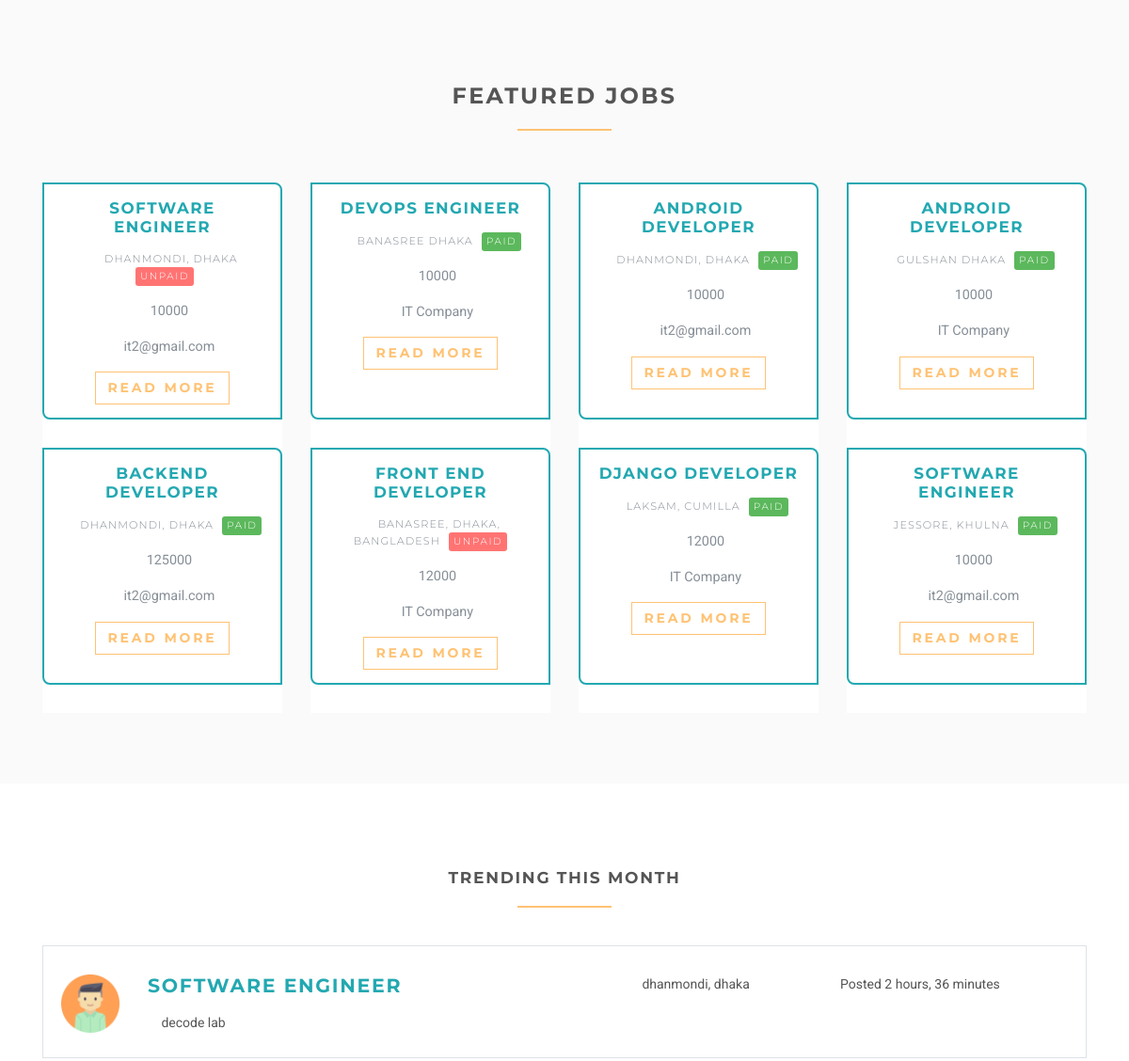
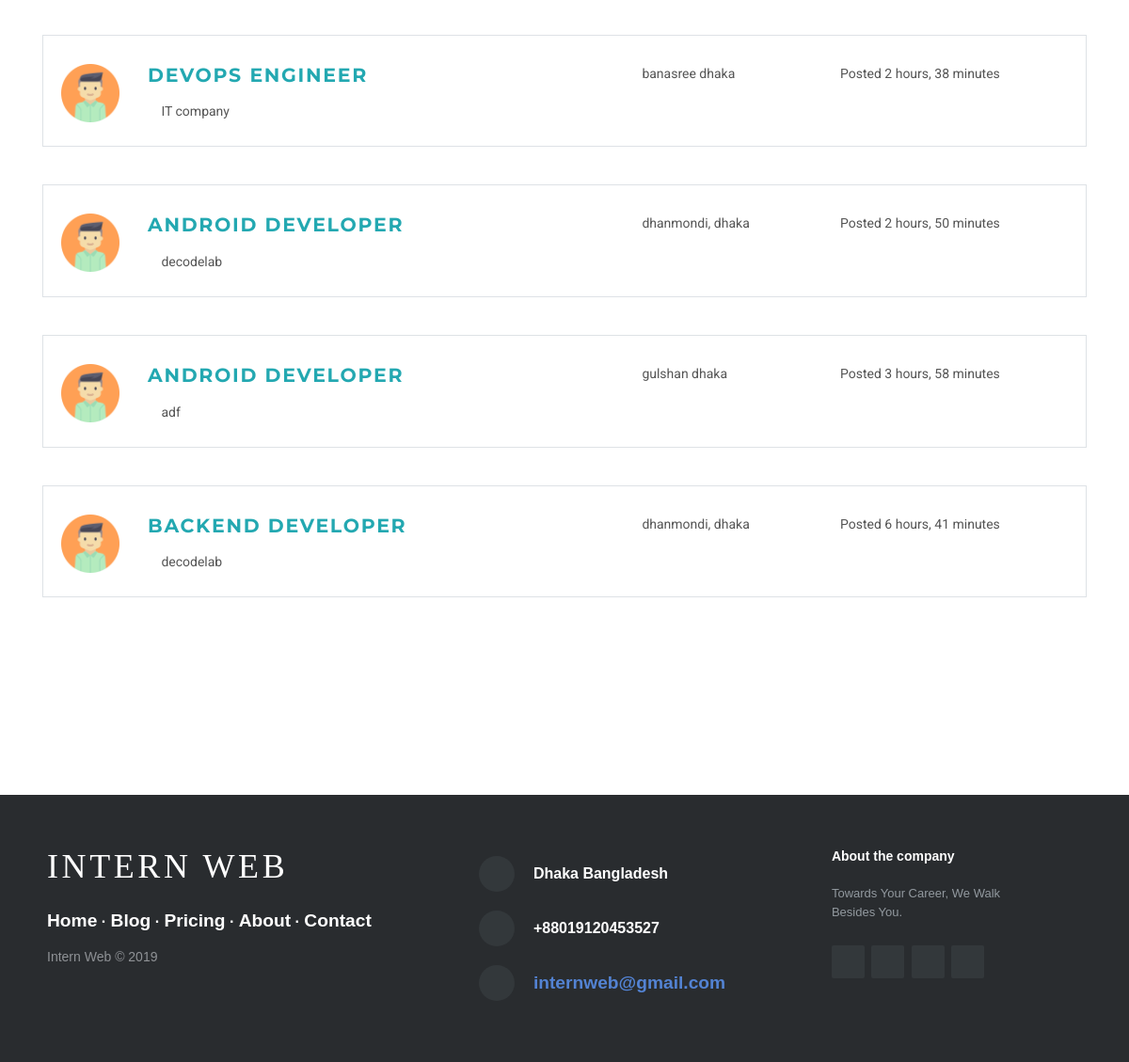
Before: / (lower part) with the older database file (2 pictures, top to bottom).
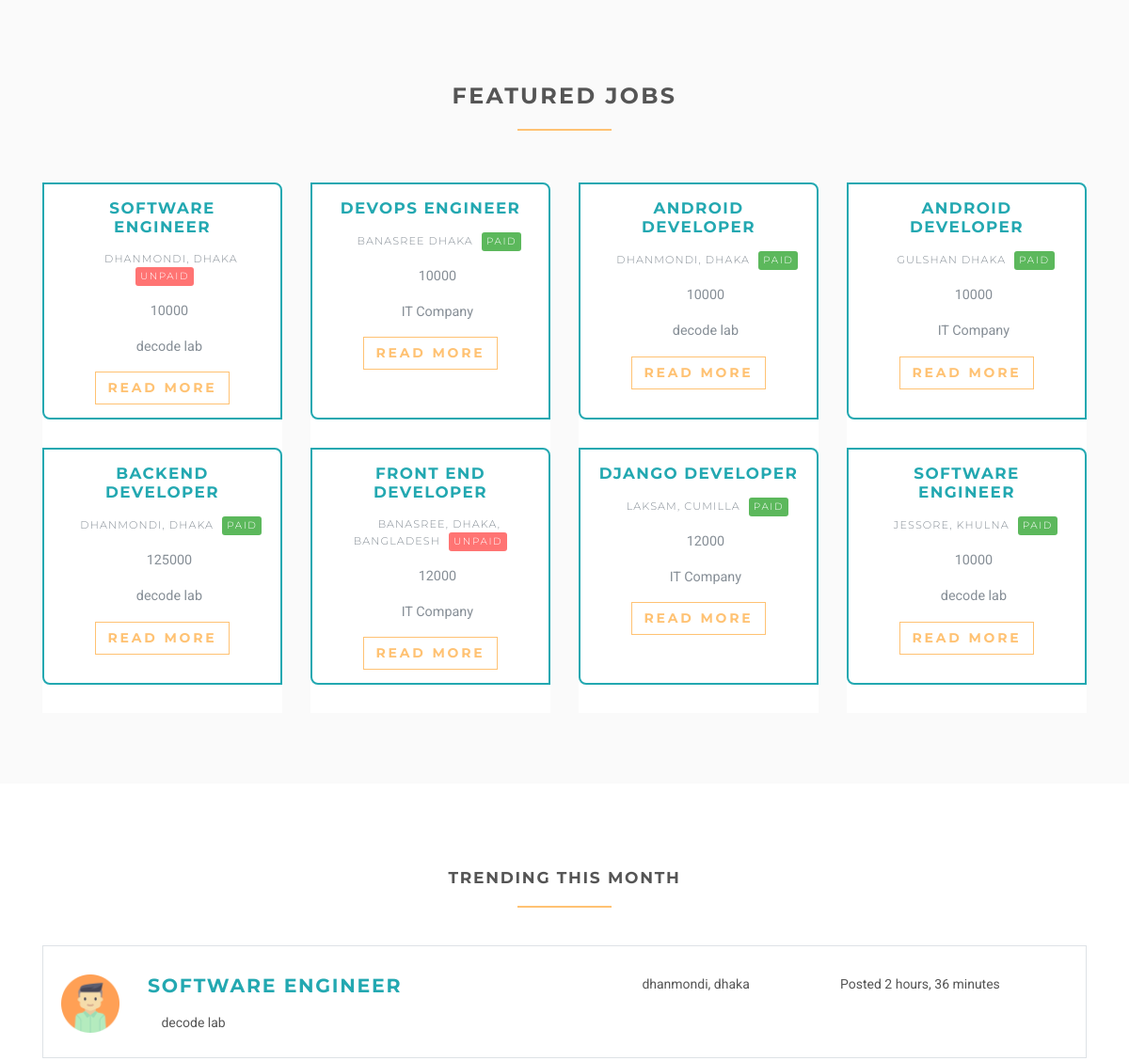
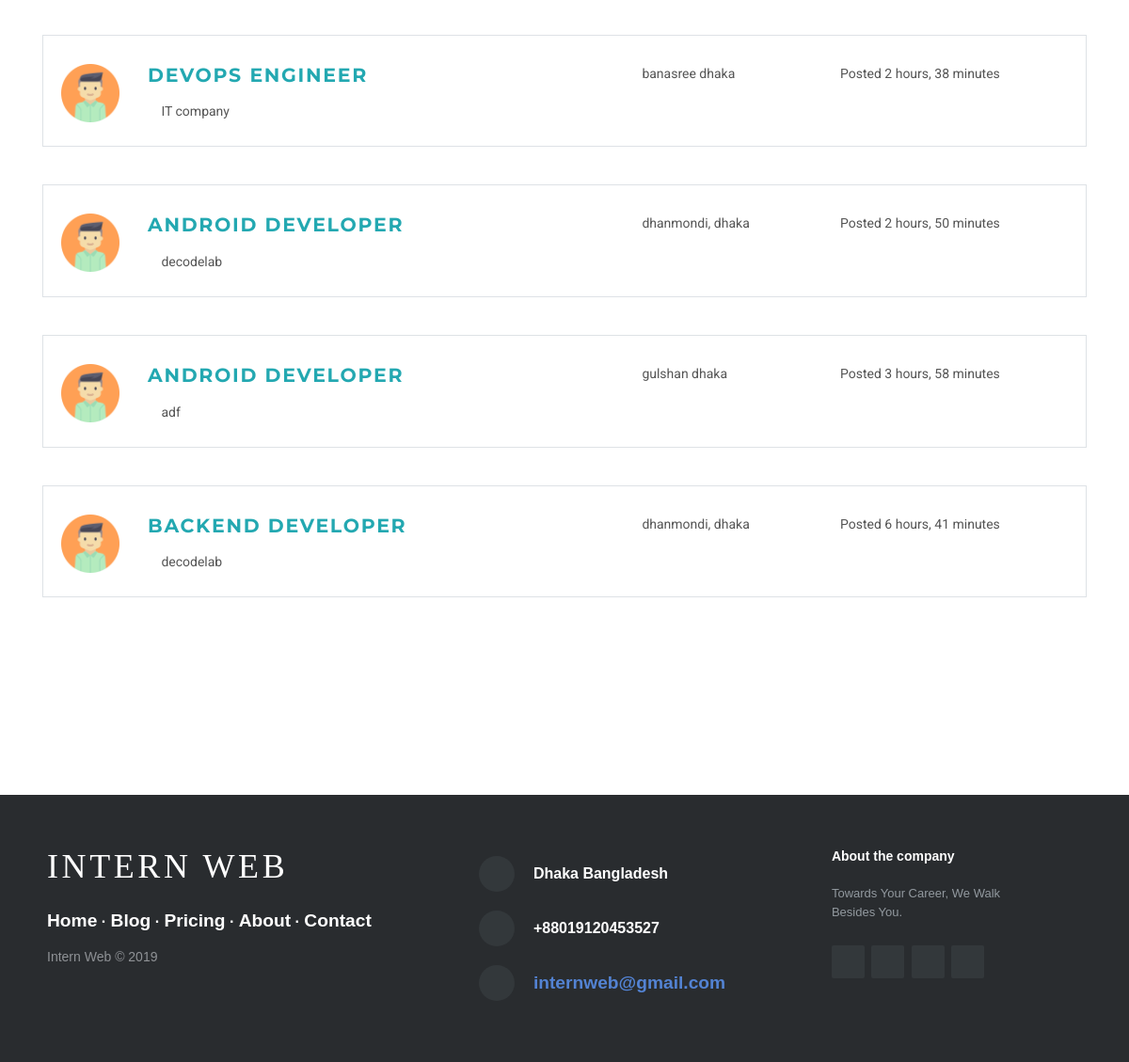
After: the same page with the newer database file (2 pictures, top to bottom).
### jobsapp/models.py (models this page shows, shortened)
class Job(models.Model):
    user = models.ForeignKey(User, on_delete=models.CASCADE)
    title = models.CharField(max_length=300)
    description = RichTextField(
        blank=True, null=True, default="Write Your Content Here")
    location = models.CharField(max_length=150)
    type = models.CharField(choices=JOB_TYPE, max_length=10)
    category = models.ForeignKey(JobCategory, on_delete=models.CASCADE)
    last_date = models.DateTimeField()
    company_name = models.CharField(max_length=100)
    company_description = models.CharField(max_length=300)
    website = models.CharField(max_length=100, default="")
    created_at = models.DateTimeField(default=timezone.now)
    filled = models.BooleanField(default=False)
    salary = models.IntegerField(default=0, blank=True)

### accounts/models.py (models this page shows, shortened)
class User(AbstractUser):
    username = None
    role = models.CharField(max_length=12, error_messages={
        'required': "Role must be provided"
    })
    gender = models.CharField(max_length=10, blank=True, null=True, default="")
    email = models.EmailField(unique=True, blank=False,
                              error_messages={
                                  'unique': "A user with that email already exists.",
                              })
    USERNAME_FIELD = "email"
    REQUIRED_FIELDS = []
    objects = UserManager()

class UserProfile(models.Model):
    user = models.OneToOneField(
        User, on_delete=models.CASCADE, primary_key=True)
    image = models.ImageField(default='avatar.png', upload_to='profile_pics')
    cover_img = models.ImageField(default='cover.png', upload_to='cover_pics')
    about = models.CharField(max_length=500, null=True, blank=True)
    objects = UserProfileManager()

### jobsapp/views/home.py (the view)
# urls.py: path('', HomeView.as_view(), name='home'),
class HomeView(ListView):
    model = Job
    template_name = 'home.html'
    context_object_name = 'jobs'
    def get_queryset(self):
        return self.model.objects.filter(filled=False).order_by('-created_at')[:8]
    def get_context_data(self, **kwargs):
        context = super().get_context_data(**kwargs)
        context['trendings'] = self.model.objects.filter(filled=False,
                                                         created_at__month=timezone.now().month).order_by('-created_at')[:5]
        context['settings'] = Setting.objects.filter(status=True).first()
        context['categories'] = JobCategory.objects.all()
        return context

### templates/home.html (shortened to what this page needs)
{% extends 'base.html' %} {% load static %} {% block title %} Home {% endblock %} {% block content %}
<section class="bg-light-gray">
    <div class="container">
        <h3 class="heading">Featured jobs</h3>
        <div class="row featured align-items-stretch">
            {% for job in jobs %}
            <div class="col-lg-3 mb-5 mb-lg-0">
                <div class="box-image-text bg-visible full-height">
                    <div class="content">
                        <div>
                            <h5><a href="{% url 'jobs:jobs-detail' job.id %}">{{ job.title }}</a></h5>
                        </div>
                        <p class="featured__details"><i class="fa fa-map-marker job__location"></i> {{ job.location }} {% if job.type == '1' %}
                            <span class="badge featured-badge badge-success">Paid</span> {% elif job.type == '2' %}
                            <span class="badge featured-badge badge-primary">Unpaid</span> {% else %}
                            <span style="color: #ffffff;" class="badge featured-badge badge-warning">Paid</span> {% endif %}
                        </p>
                        <p><i class="fa fa-money"></i> {{ job.salary }}</p>
                        <p><i class="fa fa-building"></i> {{ job.user.first_name }}</p>
                        <a><button class="btn btn-outline-white-primary">Read More</button></a>
                    </div>
                </div>
            </div>
            {% endfor %}
        </div>
    </div>
</section>
<section>
    <div class="container">
        <h4 class="heading">Trending this month</h4>
        {% for trending in trendings %}
        <div class="job-listing  job-listing--last">
            <div class="row">
                <div class="col-md-12 col-lg-6">
                    <div class="row">
                        <div class="col-2">
                            <img src="{{trending.user.userprofile.image.url}}" alt="ShareBoardd " class="img-fluid">
                        </div>
                        <div class="col-10">
                            <h4 class="job__title">
                                <a href="{% url 'jobs:jobs-detail' trending.id %}">{{ trending.title }}</a>
                            </h4>
                            <p class="job__company">
                                <i class="fa fa-building"></i><span> {{ trending.company_name }}
                                </span></p>
                        </div>
                    </div>
                </div>
                <div class="col-10 col-md-4 col-lg-2 ml-auto"><i class="fa fa-map-marker job__location"></i> {{ trending.location }}
                </div>
                <div class="col-10 col-md-3 col-lg-3 ml-auto">
                    <p>Posted {{ trending.created_at|timesince }}</p>
                </div>
            </div>
        </div>
        {% endfor %}
    </div>
</section>
{% endblock %}

### templates/base.html (shortened to what this page needs)
{% load static %}
<!DOCTYPE html>
<html>
<head>
    <link rel="stylesheet" href="{% static 'vendor/bootstrap/css/bootstrap.min.css' %}">
    <link rel="stylesheet" href="{% static 'vendor/font-awesome/css/font-awesome.min.css' %}">
    <link rel="stylesheet" href="{% static 'vendor/owl.carousel/assets/owl.carousel.css' %}">
    <link rel="stylesheet" href="{% static 'vendor/owl.carousel/assets/owl.theme.default.css' %}">
    <link rel="stylesheet" href="{% static 'css/style.default.css' %}" id="theme-stylesheet">
    <link rel="stylesheet" href="{% static 'css/custom.css' %}">
    <link rel="stylesheet" href="{% static 'css/footer.css' %}"> {% block styles %}{% endblock %}
</head>
<body>
    <div>
        {% block content %} {% endblock %}
    </div>
    <footer class="col-lg-12 footer-distributed">
        <div class="footer-left">
            <h3>{{settings.siteTitle}}</h3>
            <p class="footer-links">
                <a href="#">Home</a> ·
                <a href="#">Blog</a> ·
                <a href="#">Pricing</a> ·
                <a href="#">About</a> ·
                <a href="#">Contact</a>
            </p>
            <p class="footer-company-name">{{settings.siteTitle}} &copy; 2019</p>
        </div>
        <div class="footer-center">
            <div>
                <i class="fa fa-map-marker"></i>
                <p>{{settings.siteAddress}}</p>
            </div>
            <div>
                <i class="fa fa-phone"></i>
                <p>+{{settings.sitePhone}}</p>
            </div>
            <div>
                <i class="fa fa-envelope"></i>
                <p><a href="#">{{settings.siteEmail}}</a></p>
            </div>
        </div>
        <div class="footer-right">
            <p class="footer-company-about">
                <span>About the company</span>{{settings.siteAbout}}
            </p>
            <div class="footer-icons">
                <a href="#"><i class="fa fa-facebook"></i></a>
                <a href="#"><i class="fa fa-twitter"></i></a>
                <a href="#"><i class="fa fa-linkedin"></i></a>
                <a href="#"><i class="fa fa-github"></i></a>
            </div>
        </div>
    </footer>
</body>
</html>

Changed rows visible on the page:
no longer on this page (row edited): User: siteAddress "Dhaka Bangladesh"
changed through a linked row, Job "2 hours, 36 minutes": user.first_name "it2@gmail.com" → "decode lab"
changed through a linked row, Job "2 hours, 50 minutes": user.first_name "it2@gmail.com" → "decode lab"
changed through a linked row, Job "BACKEND DEVELOPER": user.first_name "it2@gmail.com" → "decode lab"
changed through a linked row, Job "JESSORE, KHULNA": user.first_name "it2@gmail.com" → "decode lab"
Other visible differences:
{{ settings.siteAddress }}: (not shown) → "Dhaka Bangladesh"
